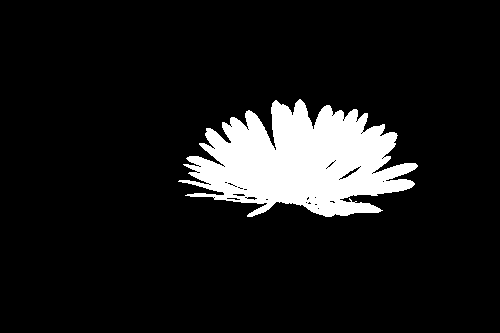
#> input picture dataset_flower_binary/daisy/10712722853_5632165b04.png, 500 x 333 px; its folder holds only this picture in this run
$ python tool_crop_object_with_bg.py
#> lines starting #> are read from the running program, lines starting #| are printed output that depends on the picture; after the words box and inside, x2 and y2 are one past the last pixel; in counts of white or black regions, pixels touching at a corner belong together
from glob import glob
import cv2
import numpy as np
import os

def crop_obj(image, mask):
    #mask = cv2.cvtColor(image, cv2.COLOR_BGR2GRAY)
    sum_x = np.sum(mask, 0)
    sum_y = np.sum(mask, 1)
    for idx in range(len(sum_x)-1):
        if sum_x[idx]==0 and sum_x[idx+1]!=0:
            x1 = idx+1
        if sum_x[idx]!=0 and sum_x[idx+1]==0:
            x2 = idx+1
    for idx in range(len(sum_y)-1):
        if sum_y[idx]==0 and sum_y[idx+1]!=0:
            y1 = idx+1
        if sum_y[idx]!=0 and sum_y[idx+1]==0:
            y2 = idx+1
    try:
        return image[y1:y2, x1:x2]
    except:
        return image
def check_mask_is_perfect(mask):
    #perfect is no loss region/feature of object
    #mask = cv2.cvtColor(image, cv2.COLOR_BGR2GRAY)
    perfect = True
    sum_x = np.sum(mask, 0)
    sum_y = np.sum(mask, 1)
    if sum_x[0] + sum_x[-1] + sum_y[0] + sum_y[-1] !=0:
        perfect = False
    return perfect
mask_set_path = '/home/cuong/Downloads/dataset_flower_binary/'
origin_set_path = '/home/cuong/Downloads/dataset_flower_origin/'
path_save = 'dataset_flower_crop_with_mask'
try:
    os.mkdir(path_save)
except:
    pass
list_classes = glob(mask_set_path + '/*')
for clss in list_classes:
    list_image = glob(clss + '/*.png')
    try:
        os.mkdir(os.path.join(path_save, clss.split('/')[-1]))
    except:
        pass
    for i in list_image:
        try:
            mask = cv2.imread(i, 0)
#> mask: shape (333, 500); 10.2% white; 1 white region, box (x1, y1, x2, y2) and area: (178, 99, 418, 217) 16992
            path_clss_img = ''.join(i.split('/')[-2]+'/'+i.split('/')[-1])
            path_ori = os.path.join(origin_set_path, path_clss_img)
            image = cv2.imread(path_ori)
#> image is the input picture: shape (333, 500, 3); 10.2% white; 1 white region, box (x1, y1, x2, y2) and area: (178, 99, 418, 217) 16992
            image = crop_obj(image, mask)
#> in crop_obj, `sum_x = np.sum(mask, 0)`: sum_x = 500 values, max 28305 at index 325, min 0 at index 0, mean 8665.9
#> in crop_obj, `sum_y = np.sum(mask, 1)`: sum_y = 333 values, max 57630 at index 181, min 0 at index 0, mean 13011.9
#> the loop in crop_obj, `for idx in range(len(sum_x)-1):` made 499 passes
#> x1 on pass 178: 178
#> x2 on pass 418: 418
#> the loop in crop_obj, `for idx in range(len(sum_y)-1):` made 332 passes
#> y1 on pass 99: 99
#> y2 on pass 217: 217
#> in crop_obj, `return image[y1:y2, x1:x2]`:
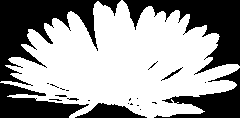
#> returned value: shape (118, 240, 3); 60% white; 23 black regions (16 under 20 px), largest, box (x1, y1, x2, y2) and area: (0, 0, 121, 86) 3892, (123, 0, 240, 75) 3376, (0, 83, 89, 118) 1697
            cv2.imwrite(os.path.join(path_save, path_clss_img), image)

        except:
            continue
#> pass 2 of the loop `for clss in list_classes:`:
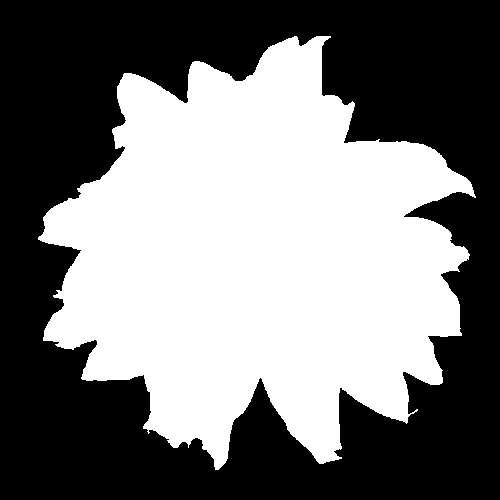
#> input picture dataset_flower_binary/sunflower/108.png, 500 x 500 px
#> mask: shape (500, 500); 47.5% white; 1 white region, box (x1, y1, x2, y2) and area: (38, 36, 476, 470) 118762
#> image is the input picture: shape (500, 500, 3); 47.5% white; 1 white region, box (x1, y1, x2, y2) and area: (38, 36, 476, 470) 118762
#> sum_x = 500 values, max 109140 at index 319, min 0 at index 0, mean 60568.6
#> sum_y = 500 values, max 106590 at index 333, min 0 at index 0, mean 60568.6
#> the loop in crop_obj (call 2), `for idx in range(len(sum_x)-1):` made 499 passes
#> x1 on pass 38: 38
#> the loop in crop_obj (call 2), `for idx in range(len(sum_y)-1):` made 499 passes
#> y1 on pass 36: 36
#> in crop_obj (call 2), `return image[y1:y2, x1:x2]`:
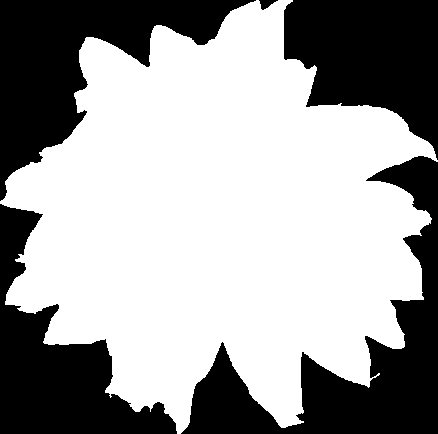
#> returned value: shape (434, 438, 3); 62.5% white; 5 black regions, box (x1, y1, x2, y2) and area: (181, 156, 438, 434) 20449, (0, 0, 256, 201) 18777, (284, 0, 438, 160) 16264, (0, 204, 177, 434) 15737, (259, 0, 278, 10) 103
